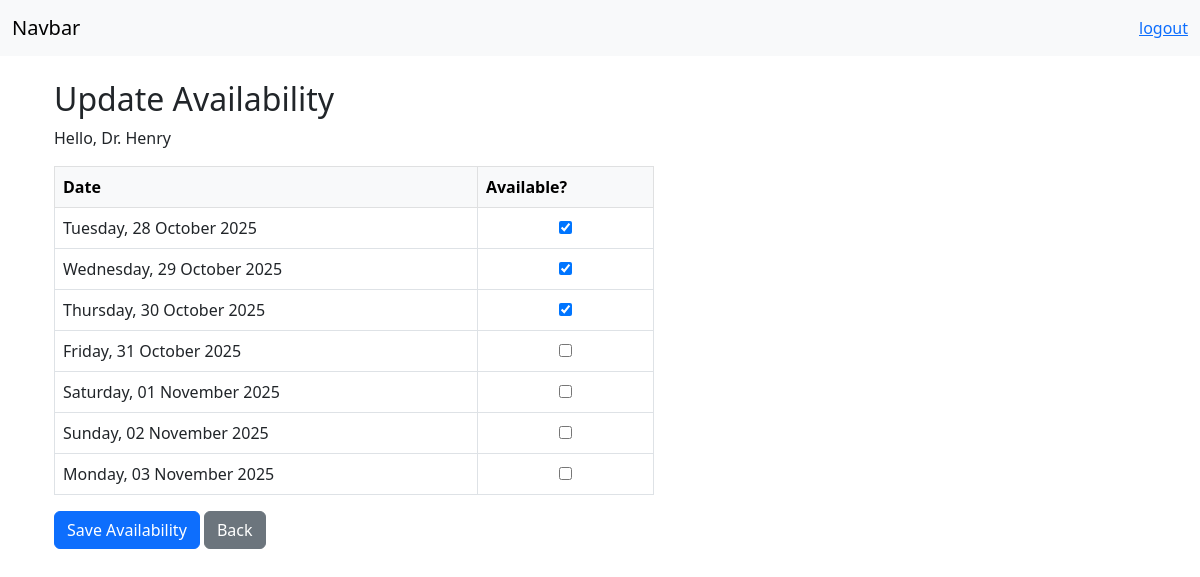
The app's page /update_availability/2, older data.
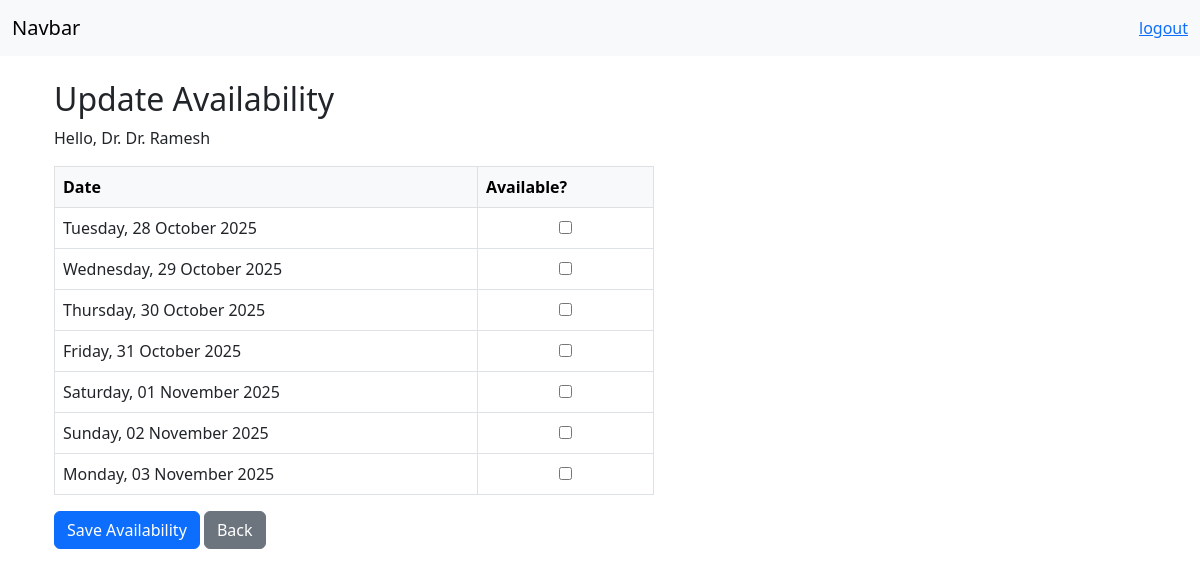
The same page, newer data.
### application/models.py (models this page shows)
class Doctor(db.Model):
    __tablename__ = "doctor"
    id=db.Column(db.Integer(),primary_key=True,autoincrement=True)
    doctor_id = db.Column(db.Integer(),db.ForeignKey('user.user_id'),nullable=False)
    name = db.Column(db.String(100),nullable=False)
    username = db.Column(db.String(100),nullable=False)
    department = db.Column(db.String(100),db.ForeignKey("department.department_name"),nullable=False)
    availability = db.Column(db.String(200), nullable=True)
    appointments = db.relationship("Appointment", backref="doctor", cascade="all, delete-orphan")

### application/doctor_api.py (the view)
@api.route("/update_availability/<int:doctor_id>", methods=["GET", "POST"])
def update_availability(doctor_id):
    doctor = Doctor.query.filter_by(doctor_id=doctor_id).first()
    if not doctor:
        flash("Doctor not found.", category="alert-danger")
        return redirect(url_for("doctor_api.doctor_dashboard"))
    today = datetime.today().date()
    next_7_days = [(today + timedelta(days=i)) for i in range(7)]
    if request.method == "POST":
        selected_dates = request.form.getlist("available_dates")
        doctor.availability = ",".join(selected_dates)
        db.session.commit()
        flash("Availability updated successfully!", "alert-success")
        return redirect(url_for("doctor_api.doctor_dashboard"))
    available_dates = doctor.availability.split(",") if doctor.availability else []
    return render_template(
        "doctor/update_availability.html",
        doctor=doctor,
        dates=next_7_days,
        available=available_dates
    )

### templates/doctor/update_availability.html
{% extends "doctor/layout.html" %}
{% block body %}
<div class="container mt-4">
    <h2>Update Availability</h2>
    <p>Hello, Dr. {{ doctor.name }}</p>
    <form method="POST">
        <table class="table table-bordered" style="max-width:600px;">
            <thead class="table-light">
                <tr>
                    <th>Date</th>
                    <th>Available?</th>
                </tr>
            </thead>
            <tbody>
                {% for d in dates %}
                    {% set date_str = d.strftime('%Y-%m-%d') %}
                    <tr>
                        <td>{{ d.strftime('%A, %d %B %Y') }}</td>
                        <td class="text-center">
                            <input type="checkbox"
                                   name="available_dates"
                                   value="{{ date_str }}"
                                   {% if date_str in available %}checked{% endif %}>
                        </td>
                    </tr>
                {% endfor %}
            </tbody>
        </table>
        <button type="submit" class="btn btn-primary">Save Availability</button>
        <a href="{{ url_for('doctor_api.doctor_dashboard') }}" class="btn btn-secondary">Back</a>
    </form>
</div>
{% endblock %}

Row changes from the older to the newer data that the page shows:
removed Doctor: name "Henry"
added Doctor: name "Dr. Ramesh"
Text that changed along with them:
form field available_dates: "☑" → "☐"
